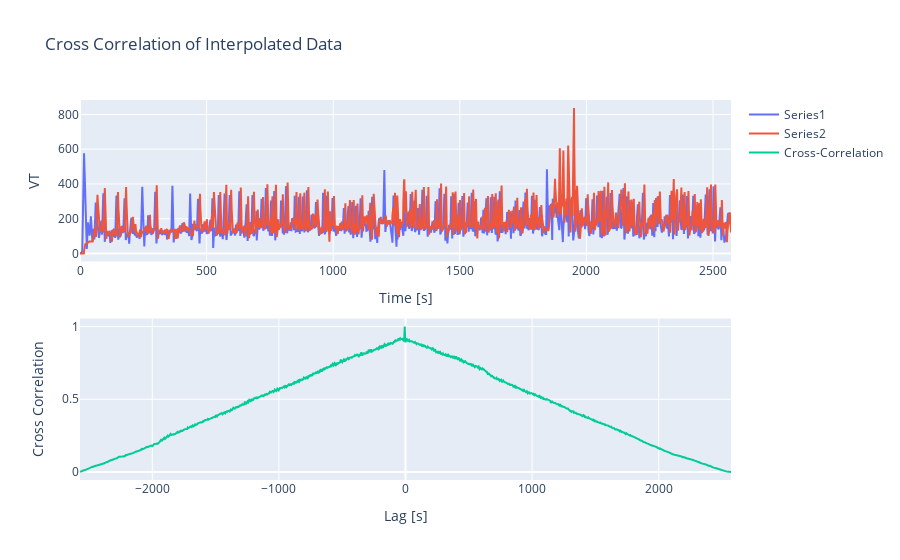

Notebook source saved alongside this figure:
### Code cell
# Plot Cross Correlation of interpolated series
corr, lags = cross_correlate(VT_sec_int["VT_pi"], VT_sec_int["VT_l"])
plot_cross_corr(VT_sec_int["VT_pi"], VT_sec_int["VT_l"], corr, lags, title="Cross Correlation of Interpolated Data", show=False)

### Figure 1 — Plotly figure (JSON) as saved in the notebook; plotly's stock layout.template omitted (floating-point values rounded to 4 significant figures; data arrays with more than 128 entries replaced by an {"elided": "..."} marker saying what was removed)
{"data": [{"name": "Series1", "x": {"elided": "2572 int values"}, "y": {"elided": "2572 float values"}, "type": "scatter", "xaxis": "x", "yaxis": "y"}, {"name": "Series2", "x": {"elided": "2572 int values"}, "y": {"elided": "2572 float values"}, "type": "scatter", "xaxis": "x", "yaxis": "y"}, {"name": "Cross-Correlation", "x": {"elided": "5143 int values"}, "y": {"elided": "5143 float values"}, "type": "scatter", "xaxis": "x2", "yaxis": "y2"}], "layout": {"xaxis": {"anchor": "y", "domain": [0.0, 1.0], "title": {"text": "Time [s]"}}, "yaxis": {"anchor": "x", "domain": [0.575, 1.0], "title": {"text": "VT"}}, "xaxis2": {"anchor": "y2", "domain": [0.0, 1.0], "title": {"text": "Lag [s]"}}, "yaxis2": {"anchor": "x2", "domain": [0.0, 0.425], "title": {"text": "Cross Correlation"}}, "title": {"text": "Cross Correlation of Interpolated Data"}}}
